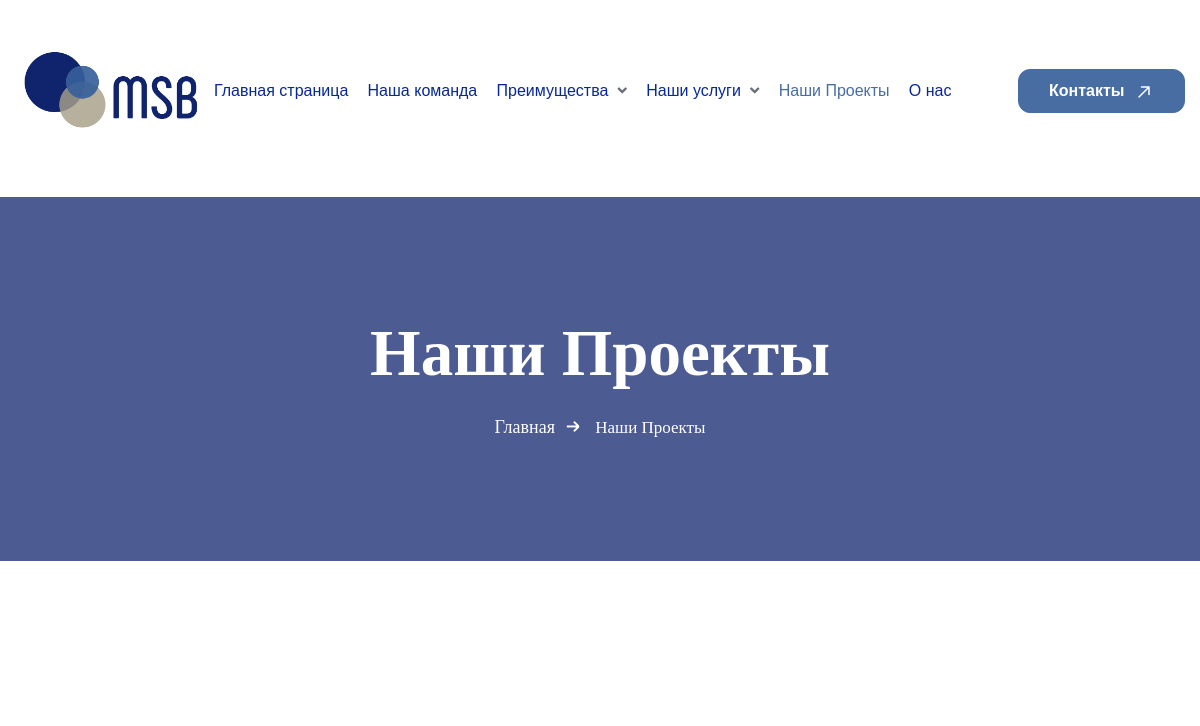
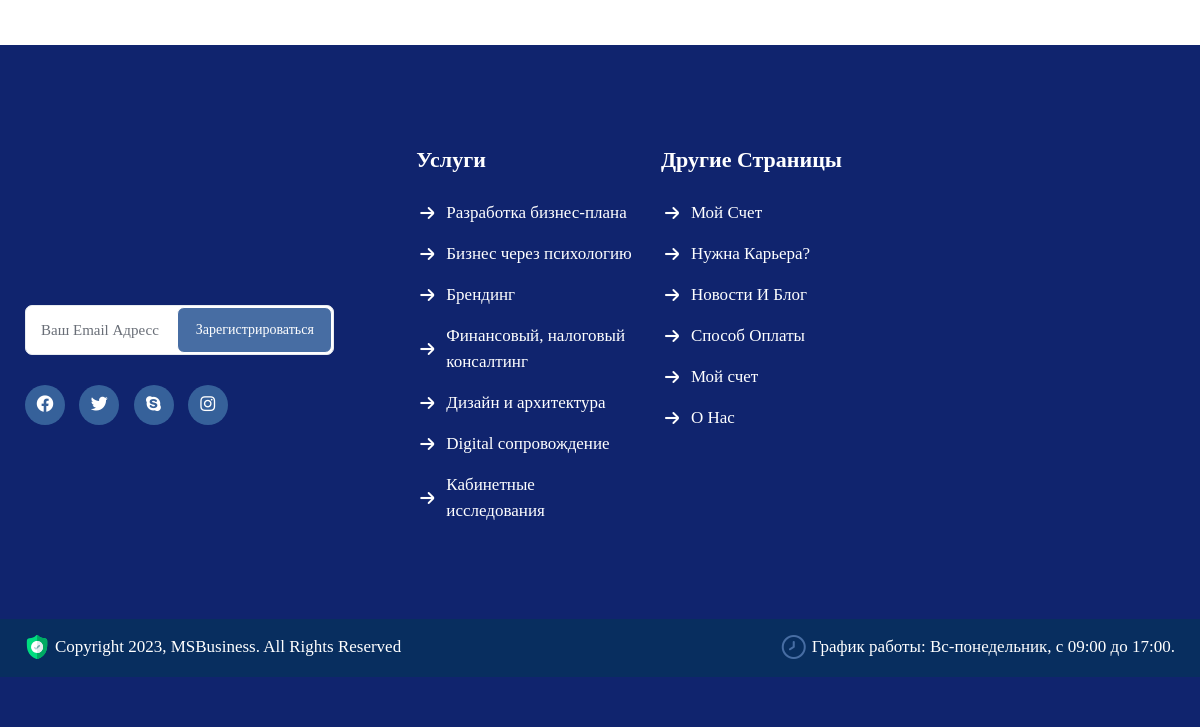
The page /blog/ on the database as committed earlier (2 pictures, top to bottom).
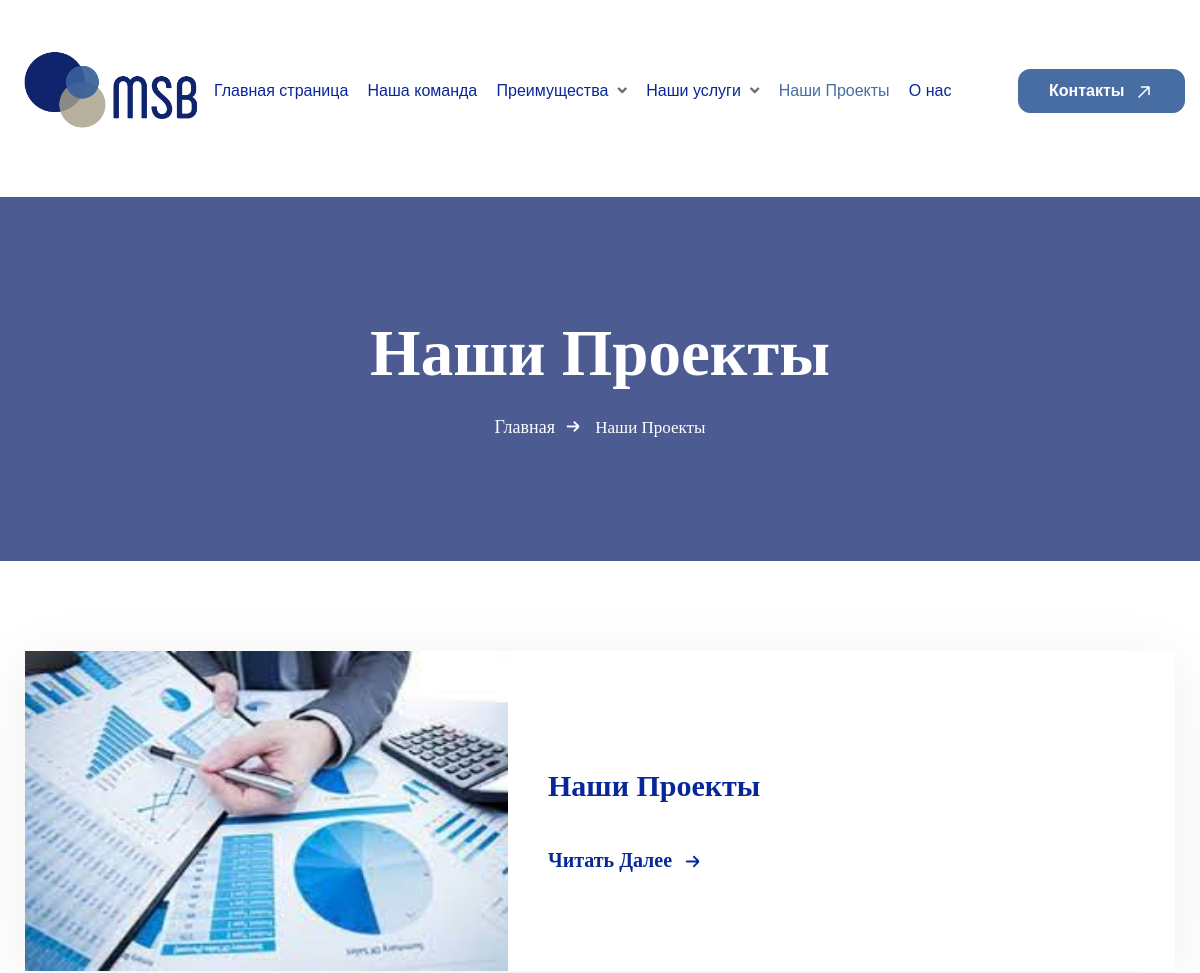
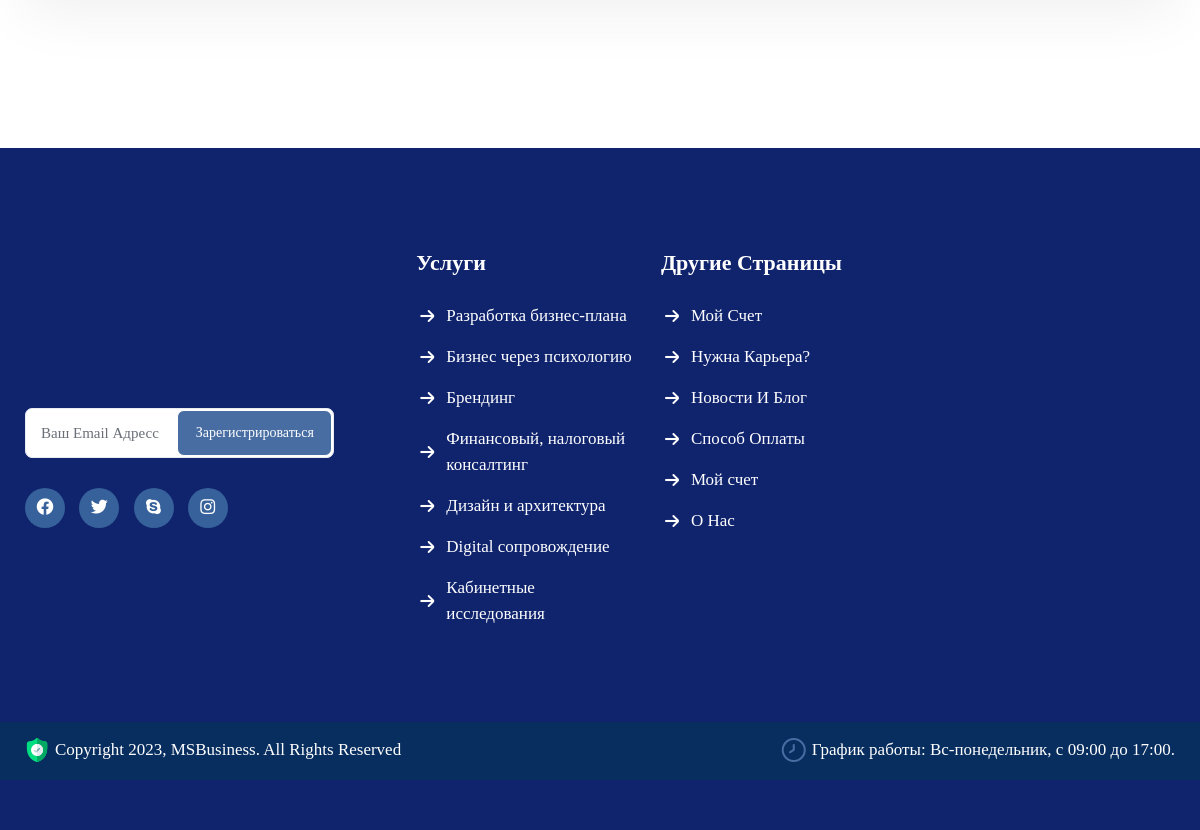
The same page on the database as committed later (2 pictures, top to bottom).
### apps/blog/models.py (models this page shows, shortened)
class Blog(models.Model):
    title = models.CharField(
        max_length=155,
        verbose_name='Заголовок'
    )
    descriptions = models.TextField(
        verbose_name='Описание',
    )
    image = models.ImageField(
        upload_to='Blog'
    )
    class Meta:
        verbose_name = 'Наш проект'
        verbose_name_plural = 'Наши проекты'

### apps/blog/views.py (the view)
# urls.py: path('blog/', blog, name='blog'),
def blog(request):
    blog_all = Blog.objects.all()
    return render(request, 'blog/blog.html', locals())

### templates/blog/blog.html (shortened to what this page needs)
{% extends 'include/homepage.html' %}
{% load static %}
{% block content %}
<body class="theme-vankine scrollbarcolor">
    <div id="page" class="page_wapper hfeed site">
        {% include 'include/header.html' %}
        <div id="wrapper_full" class="content_all_warpper">
            <section class="page_header_default pg_bg_cover alignment_center">
                <div class="page_header_content">
                    <div class="container">
                        <div class="row">
                            <div class="col-md-12">
                                <div class="banner_title_inner">
                                    <div class="title">
                                        <span class="main_tit">Наши Проекты</span>
                                    </div>
                                </div>
                            </div>
                            <div class="col-lg-12 vankine">
                                <ul class="breadcrumb m-auto">
                                    <li>
                                        <a href="blog.html#">Главная</a>
                                    </li>
                                    <li class="active">Наши Проекты</li>
                                </ul>
                            </div>
                        </div>
                    </div>
                </div>
            </section>
            <div id="content" class="site-content">
                <div class="blog-section">
                    <div class="pd_top_90"></div>
                    <div class="container">
                        <div class="row">
                            <div class="col-lg-8 col-md-12 col-sm-12 col-xs-12" style="width: 100%;">
                                <div class="row loop-grid">
                                    {% for blog in blog_all%}
                                    <div class="col-xl-12">
                                        <article class="blog_style one has_images" id="post-1576">
                                            <div class="image_box ">
                                                <a href="{% url 'blog-details' blog.id %}">
                                                    <img src="{{ blog.image.url }}" alt="img"
                                                        class="img-fluid" />
                                                </a>
                                            </div>
                                            <div class="content_box">
                                                <a href="{% url 'blog-details' blog.id %}" class="cat_gry">
                                                    <h2>{{ blog.title  }}</h2>
                                                </a>
                                                <div class="bottom d-flex  align-items-center">
                                                    <a href="{% url 'blog-details' blog.id %}" class="rd_more">Читать Далее <i
                                                            class="fi-rr-arrow-small-right"></i>
                                                    </a>
                                                </div>
                                            </div>
                                        </article>
                                    </div>
                                     {% endfor %}
                                </div>
                                <div class="pd_bottom_30"></div>
                            </div>
                            <div class="pd_bottom_30"></div>
                        </div>
                    </div>
                </div>
                <div class="pd_bottom_60"></div>
            </div>
        </div>
        {% include 'include/footer.html' %}
    </div>
    {% endblock %}

Rows that differ between the two databases and show on the page:
added Blog: image (picture), title "Наши Проекты"
